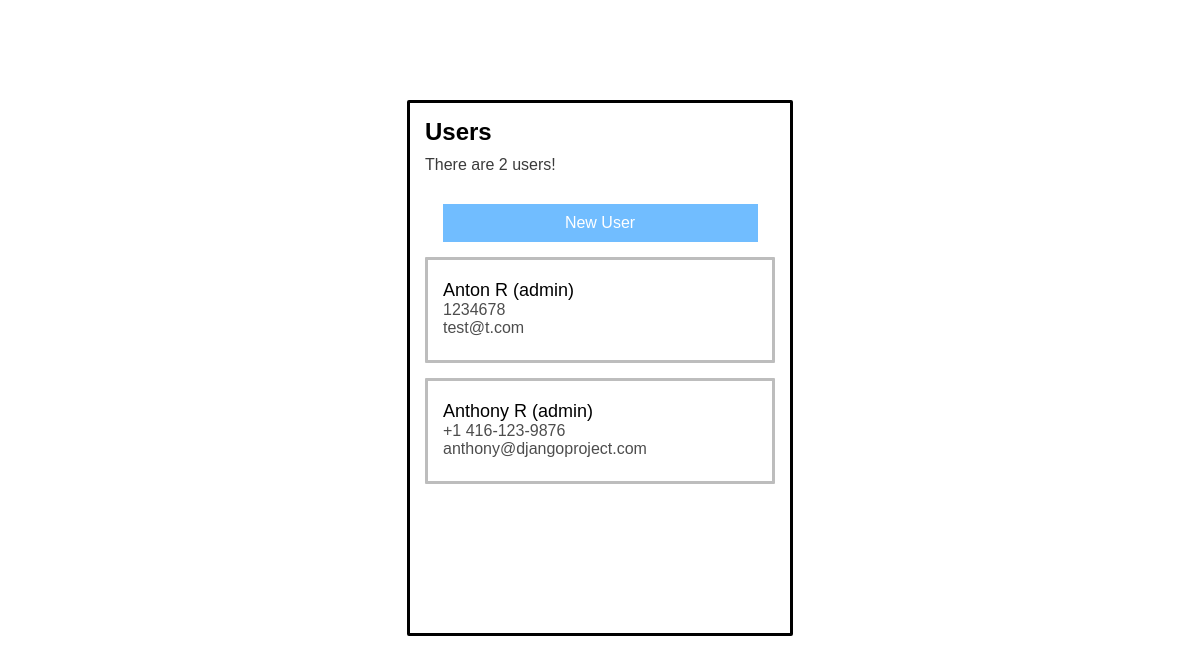
Before: / with the older database file.
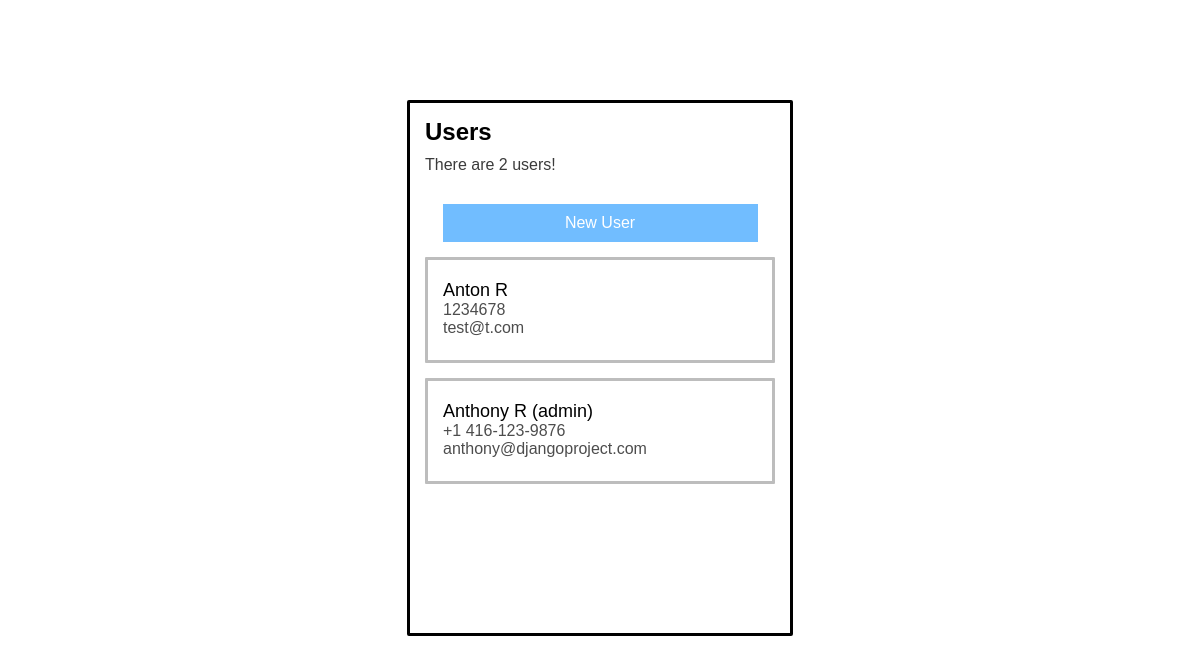
After: the same page with the newer database file.
### usermanagement/models.py (models this page shows, shortened)
class User(models.Model):
    first_name = models.CharField(max_length=50)
    last_name = models.CharField(max_length=50)
    email = models.CharField(max_length=100)
    number = models.CharField(max_length=20)
    role = models.CharField(max_length=8)

### usermanagement/views.py (the view)
# urls.py: path('', usermanagement_views.index, name='index'),
def index(request):
    user_list = User.objects.all()
    logger.info('sdfsdfsdfsdfsdfsdf')
    template = loader.get_template('users/index.html')
    context = {
        'user_list': user_list,
        'user_count': len(user_list),
    }
    return HttpResponse(template.render(context, request))

### usermanagement/templates/users/index.html (shortened to what this page needs)
<html>
    <head>
    </head>
    <body>
        {% load static %}
        <link rel="stylesheet" href="{% static 'styles.css' %}">
        {% if user_list %}
            <div class="wrapper">
                <div class="title">Users</div>
                <div class="count">There are {{user_count}} users!</div>
                <a href="{% url 'new' %}">
                    <center>
                        <div class="button">New User</div>
                    </center>
                </a>
            {% for user in user_list %}
            <a href="/edit/{{ user.id }}/">
                <div class="user">
                    <div class="name">
                        {{ user.first_name }} {{ user.last_name }}
                        {% if user.role == 'admin' %}
                            (admin)
                        {% endif %}
                    </div>
                    <div class="smallertext">
                        {{ user.number }}
                    </div>
                    <div class="smallertext">
                        {{ user.email }}
                    </div>
                </div>
            </a>
            {% endfor %}
            </div>
        {% else %}
            <p>No users are available.</p>
        {% endif %}
    </body>
</html>

Changed rows visible on the page:
changed User "Anton": no longer shows "(admin)"
